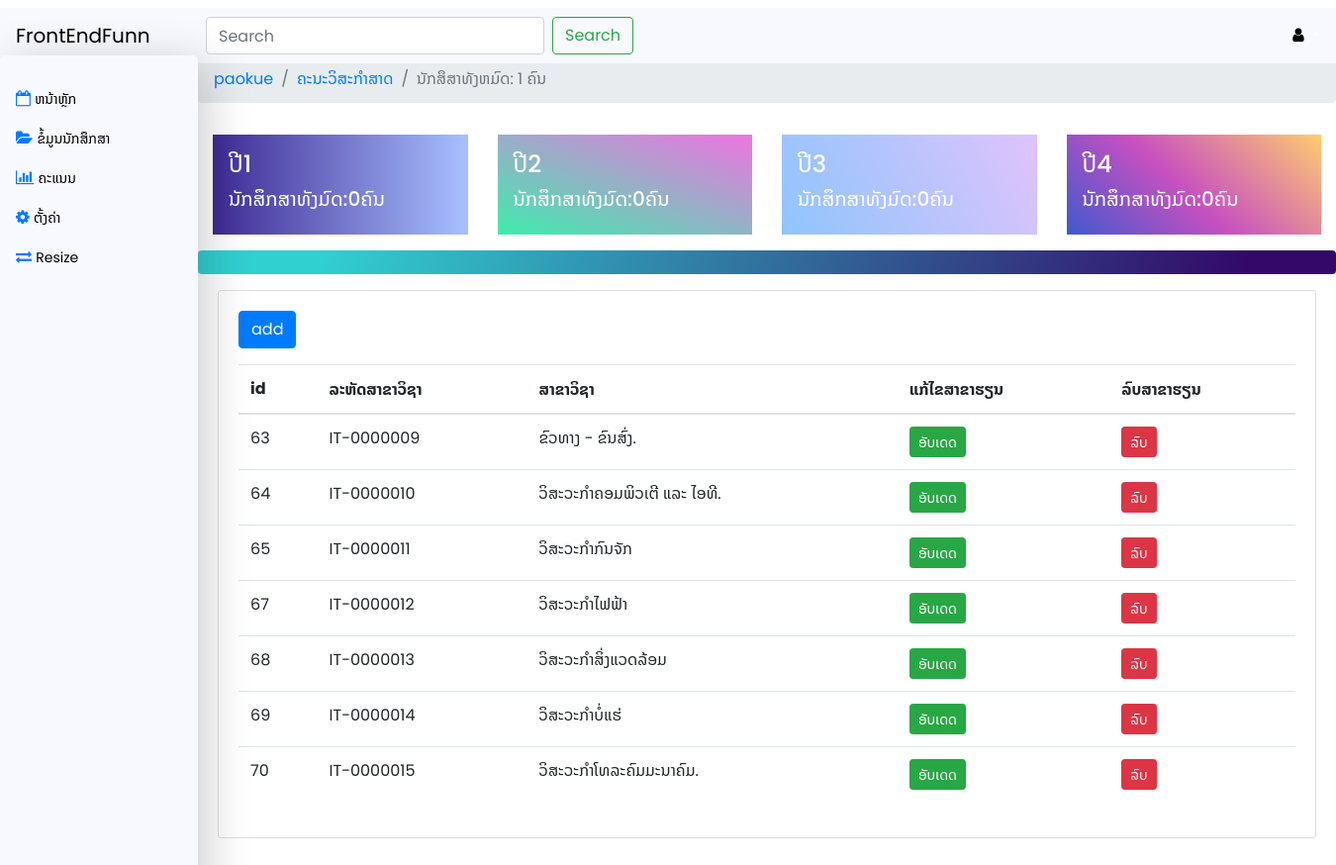
Page /major.php (signed in) on the committed database.
### tables this page shows
CREATE TABLE `major` (
  `M_id` int(11) NOT NULL,
  `M_no` varchar(30) NOT NULL,
  `M_name` varchar(50) NOT NULL
);

### major.php (the view, shortened to what this page needs)
<?php
require 'inclu/header.php';
require 'inclu/navbar.php';
require 'inclu/config.php';
?>
    <div class="wrapper d-flex">
<?php require 'inclu/siderbar.php'; ?>
        <div class="content">
<?php require 'inclu/card.php';?>
<nav aria-label="breadcrumb">
        <ol class="breadcrumb" style="background-image: linear-gradient( 109.6deg,  rgba(48,207,208,1) 11.2%, rgba(51,8,103,1) 92.5% );">
        </ol>
    </nav>
<div class="container" style="width: 80em;">
<div class="card">
  <div class="card-body">
  <button type="button" class="btn btn-primary" data-toggle="modal" data-target="#exampleModal">
  add
</button>
    <table class="table mt-3">
      <thead>
        <tr>
          <th>id</th>
          <th style="font-family: Noto Sans Lao;">ລະຫັດສາຂາວິຊາ</th>
          <th style="font-family: Noto Sans Lao;">ສາຂາວິຊາ</th>
          <th style="font-family: Noto Sans Lao;">ແກ້ໄຂສາຂາຮຽນ</th>
          <th style="font-family: Noto Sans Lao;">ລົບສາຂາຮຽນ</th>
        </tr>
      </thead>
      <tbody>
<?php
$sql=mysqli_query($connect,"SELECT * FROM `major`");
while($row=mysqli_fetch_assoc($sql)){
?>
        <tr>
          <td><?=$row['M_id']?></td>
          <td><?=$row['M_no']?></td>
          <td><?=$row['M_name']?></td>
          <td><button type="button" class="btn btn-success btn-sm btnedit" style="font-family: Noto Sans Lao;">ອັບເດດ</button></td>
          <td><button type="button" class="btn btn-danger btn-sm btndelete" style="font-family: Noto Sans Lao;">ລົບ</button></td>
        </tr>
<?php }?>
      </tbody>
    </table>
  </div>
</div>
</div>
        </div>
    </div>
<?php require 'inclu/footer.php' ?>

### inclu/header.php (shortened to what this page needs)
<!DOCTYPE html>
<html lang="en">
<head>
    <link rel="stylesheet" href="https://cdnjs.cloudflare.com/ajax/libs/twitter-bootstrap/4.4.1/css/bootstrap.min.css" />
    <link href="http://maxcdn.bootstrapcdn.com/font-awesome/4.7.0/css/font-awesome.min.css" rel="stylesheet">
    <link rel="stylesheet" href="css/style.css"/>
    <link rel="stylesheet" href="https://cdn.datatables.net/1.10.24/css/jquery.dataTables.min.css">
</head>
<body>

### inclu/navbar.php (shortened to what this page needs)
<nav class="navbar navbar-expand-lg navbar-dark bg-mattBlackLight fixed-top  mt-2">
     <a class="navbar-brand" href="#" style="width: 11rem; color:black">FrontEndFunn</a>
     <div class="collapse navbar-collapse" id="navbarSupportedContent">
         <form class="form-inline  my-lg-7" >
             <input class="form-control mr-sm-2" type="search" placeholder="Search" aria-label="Search">
             <button class="btn btn-outline-success my-2 my-sm-0" type="submit">Search</button>
         </form>
         <ul class="navbar-nav ml-auto">
             <li class="nav-item dropdown">
                 <a class="nav-link dropdown-toggle p-0" href="#" id="navbarDropdown" role="button" data-toggle="dropdown" aria-haspopup="true" aria-expanded="false">
                     <i class="fa fa-user" aria-hidden="true" style="color: black"></i>
                 </a>
             </li>
         </ul>
     </div>
 </nav>

### inclu/siderbar.php (shortened to what this page needs)
<div class="sideMenu bg-mattBlackLight">
            <div class="sidebar">
                <ul class="navbar-nav mt-4 ml-2">
                    <li class="nav-item">
                        <a href="index.php" class="nav-link px-2" title="ຫນ້າຫລັກ">
                            <i class="fa fa-calendar-o" aria-hidden="true" ></i>
                            <span class="text" data-toggle="collapse" href="index.php" role="button" aria-expanded="false"
                            aria-controls="collapseExample" style="font-family: Noto Sans Lao;">ຫນ້າຫຼັກ</span>
                        </a>
                    </li>
                    <li class="nav-item">
                        <a href="#_ຂໍ້ມູນນັກສືກສາ" class="nav-link px-2" title="ຂໍ້ມູນນັກສືກສາ">
                            <i class="fa fa-folder-open" aria-hidden="true"></i>
                            <span class="text" data-toggle="collapse" href="#collapseperson" role="button" aria-expanded="false"
                            aria-controls="collapseExample" style="font-family: Noto Sans Lao;">ຂໍ້ມູນນັກສຶກສາ</span>
                        </a>
                    </li>
                    <li class="nav-item">
                        <a href="#ຄະແນນ" class="nav-link px-2" title="ຄະແນນ">
                            <i class="fa fa-bar-chart" aria-hidden="true" ></i>
                            <span class="text" data-toggle="collapse" href="#collapsechart" role="button" aria-expanded="false"
                            aria-controls="collapseExample" style="font-family: Noto Sans Lao;">ຄະແນນ</span>
                        </a>
                    </li>
                    <li class="nav-item">
                        <a href="#" class="nav-link px-2" title="ຕັ້ງຄ່າ">
                            <i class="fa fa-cog" aria-hidden="true"></i>
                            <span class="text" data-toggle="collapse" href="#collapsesetting" role="button" aria-expanded="false" aria-controls="collapseExample" style="font-family: Noto Sans Lao;"> ຕັ້ງຄ່າ</span>
                        </a>
                    </li>
                    <li class="nav-item">
                        <a href="#" class="nav-link px-2 sideMenuToggler">
                            <i class="fa fa-exchange" aria-hidden="true"></i>
                            <span class="text">Resize</span>
                        </a>
                    </li>
                </ul>
            </div>
        </div>

### inclu/card.php (shortened to what this page needs)
<nav aria-label="breadcrumb">
  <ol class="breadcrumb">
    <li class="breadcrumb-item"><a href="#"> <?=$_SESSION['user_name']?></a></li>
    <li class="breadcrumb-item"><a href="#">ຄະນະວິສະກຳສາດ</a></li>
                        <?php
                        $query=mysqli_query($connect,"SELECT * FROM `students` ");
                        $g=mysqli_num_rows($query);
                        ?>
    <li class="breadcrumb-item active" aria-current="page">ນັກສຶສາທັງຫມົດ: <?=$g?> ຄົນ</li>
  </ol>
</nav>
<main>
                <div class="container-fluid">
                    <div class="row">
                        <div class="col-md-3 my-3">
                            <div class="bg-mattBlackLight px-3 py-3" style=" background:
                             linear-gradient(90deg, #3F2B96 0%, #A8C0FF 100%); color:white;">
                                <h4 class="mb-2">ປີ1</h4>
                        <?php
                        $query1=mysqli_query($connect,"SELECT * FROM `students` WHERE `G_id`='1'");
                        $g1=mysqli_num_rows($query1);
                        ?>
                                <h5>ນັກສຶກສາທັງມົດ:<?=$g1?>ຄົນ</h5>
                            </div>
                        </div>
                        <div class="col-md-3 my-3">
                            <div class="bg-mattBlackLight px-3 py-3" style="background-color: #3EECAC;
                                                    background-image: linear-gradient(19deg, #3EECAC 0%, #EE74E1 100%);
                                        color:white;">
                                <h4 class="mb-2">ປີ2</h4>
                                <h5>ນັກສຶກສາທັງມົດ:<?=$g1?>ຄົນ</h5>
                            </div>
                        </div>
                        <div class="col-md-3 my-3">
                            <div class="bg-mattBlackLight px-3 py-3" style=" background-color: #8EC5FC;
                                                            background-image: linear-gradient(62deg, #8EC5FC 0%, #E0C3FC 100%); color:white;">
                                <h4 class="mb-2">ປີ3</h4>
                                <h5>ນັກສຶກສາທັງມົດ:<?=$g1?>ຄົນ</h5>
                            </div>
                        </div>
                        <div class="col-md-3 my-3">
                            <div class="bg-mattBlackLight p-3" style="background-color: #4158D0;
                        background-image: linear-gradient(43deg, #4158D0 0%, #C850C0 46%, #FFCC70 100%);
                        color:white;">
                                <h4 class="mb-2">ປີ4</h4>
                                <?php
                        $query4=mysqli_query($connect,"SELECT * FROM `students` WHERE `G_id`='4'");
                        $g1=mysqli_num_rows($query4);
                        ?>
                                <h5>ນັກສຶກສາທັງມົດ:<?=$g1?>ຄົນ</h5>
                            </div>
                        </div>
                    </div>
                </div>
            </main>

### inclu/footer.php (shortened to what this page needs)
    </body>
</html>

### css/style.css (style rules this page uses)
.bg-mattBlackLight { background-color: #F8F8FF; }
.text-mattGray, body, .nav-link .icon, .nav-link .text { color: #878d8d; }
* { font-family: 'Poppins', sans-serif,'Noto Sans Lao'; }
body { height: 1000px; }
.wrapper { margin-top: 3.5rem; }
.wrapper .sideMenu { position: fixed; top: 0; bottom: 0; margin: 3.5rem auto auto; left: 0; width: 12.5rem; -webkit-transition: all ease 0.25s; transition: all ease 0.25s; -webkit-transform: translateX(-100%); transform: translateX(-100%); z-index: 2000; border-radius: 5px; box-shadow: .5rem .5rem 3rem rgba(0, 0, 0, 0.2); }
.wrapper .content { width: 100%; margin-left: 0rem; -webkit-transition: all ease 0.25s; transition: all ease 0.25s; }
.nav-link { -webkit-box-align: center; -ms-flex-align: center; align-items: center; display: block; white-space: nowrap; }
.nav-link .text { font-size: 0.875rem; color: black; }
@media (min-width: 992px) { .wrapper .sideMenu { -webkit-transform: translateX(0); transform: translateX(0); } }
@media (min-width: 992px) { .wrapper .content { margin-left: 12.5rem; } }

### rows in the picture
major: M_id "63", M_no "IT-0000009", M_name "ຂົວທາງ - ຂົນສົ່ງ."
major: M_id "64", M_no "IT-0000010", M_name "ວິສະວະກໍາຄອມພິວເຕີ ແລະ ໄອທີ."
major: M_id "65", M_no "IT-0000011", M_name "ວິສະວະກໍາກົນຈັກ"
major: M_id "67", M_no "IT-0000012", M_name "ວິສະວະກໍາໄຟຟ້າ"
major: M_id "68", M_no "IT-0000013", M_name "ວິສະວະກໍາສິ່ງແວດລ້ອມ"
major: M_id "69", M_no "IT-0000014", M_name "ວິສະວະກໍາບໍ່ແຮ່"
major: M_id "70", M_no "IT-0000015", M_name "ວິສະວະກໍາໂທລະຄົມມະນາຄົມ."

### other values in the picture
$_SESSION['user_name'] "paokue"
$g "1"
$g1 "0"
